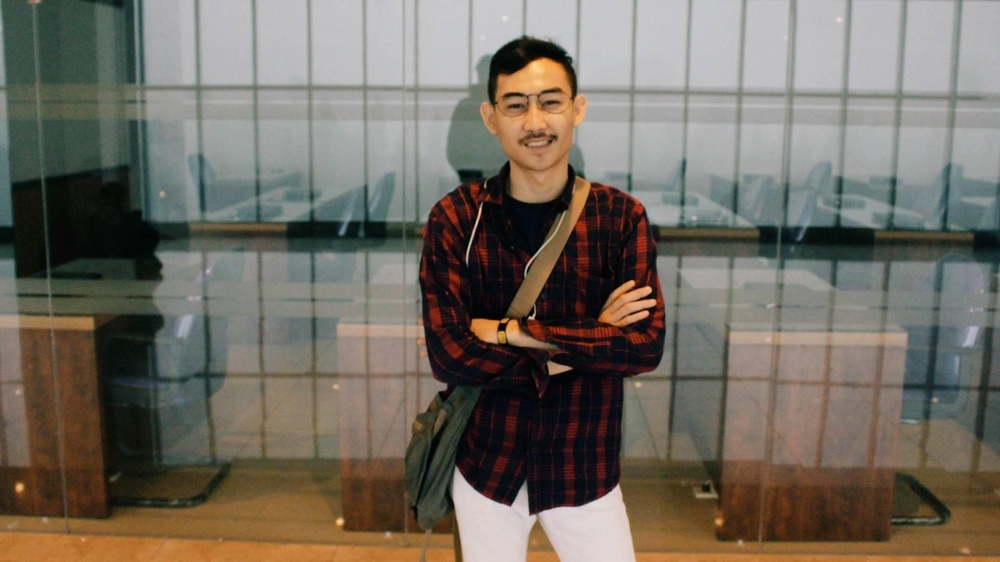
#> input picture kaizer1.jpg, 1000 x 562 px, shrunk from 2048 x 1150 before the run
$ python deteksi_tepi.py   (older library calls are emulated)
#> lines starting #> are read from the running program, lines starting #| are printed output that depends on the picture; after the words box and inside, x2 and y2 are one past the last pixel; in counts of white or black regions, pixels touching at a corner belong together
import cv2
import numpy as np

gambar = cv2.imread('kaizer1.jpg')
#> gambar is the input picture: shape (562, 1000, 3); mean B, G, R 97.5, 107.9, 114.6
np.array(gambar, dtype=np.uint8)
gray = cv2.cvtColor(gambar, cv2.COLOR_BGR2GRAY)
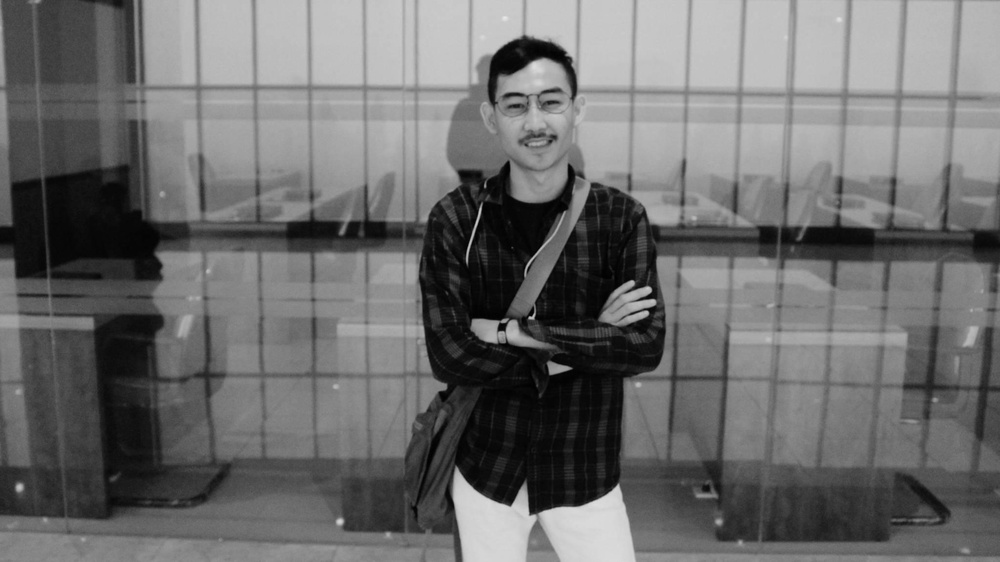
#> gray: shape (562, 1000); min 0, max 232, mean 108.7
gambar_gaussian = cv2.GaussianBlur(gray, (3, 3), 0)

# canny edge proses
gambar_canny = cv2.Canny(gambar, 100, 200)
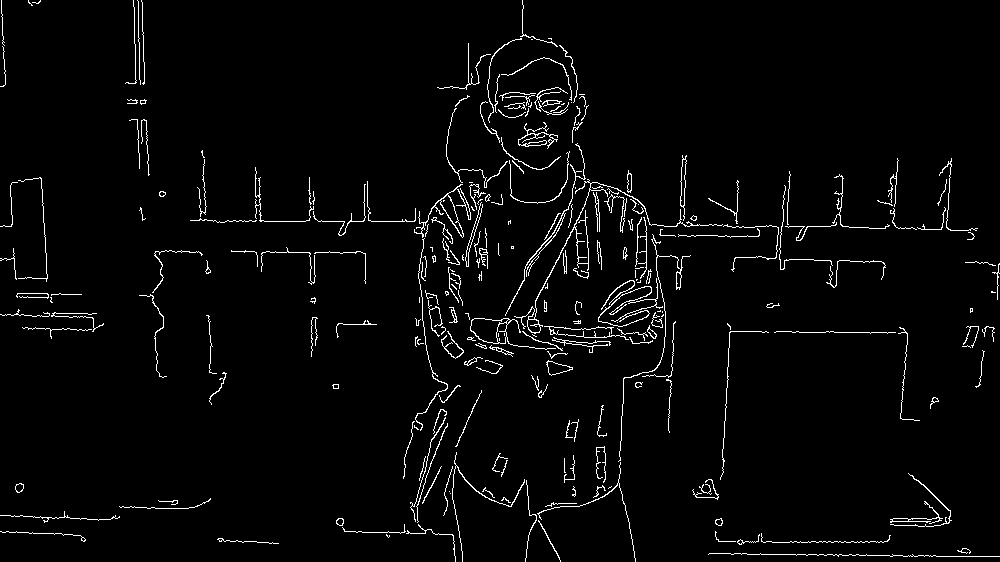
#> gambar_canny: shape (562, 1000); 2.9% white in thin lines or dots

# sobel proses
gambar_sobelx = cv2.Sobel(gambar_gaussian, cv2.CV_8U, 1, 0, ksize=5)
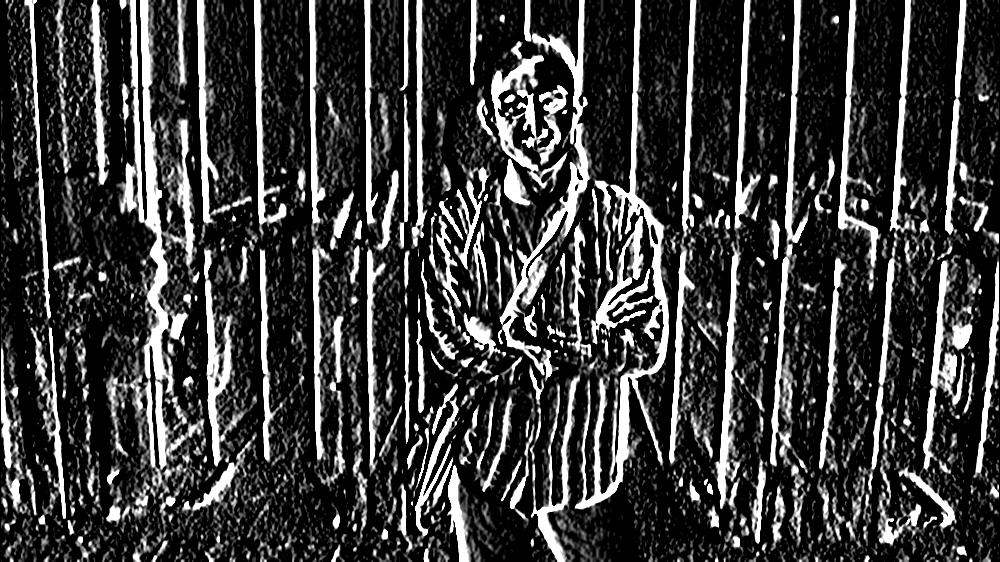
#> gambar_sobelx: shape (562, 1000); min 0, max 255, mean 59.7
gambar_sobely = cv2.Sobel(gambar_gaussian, cv2.CV_8U, 0, 1, ksize=5)
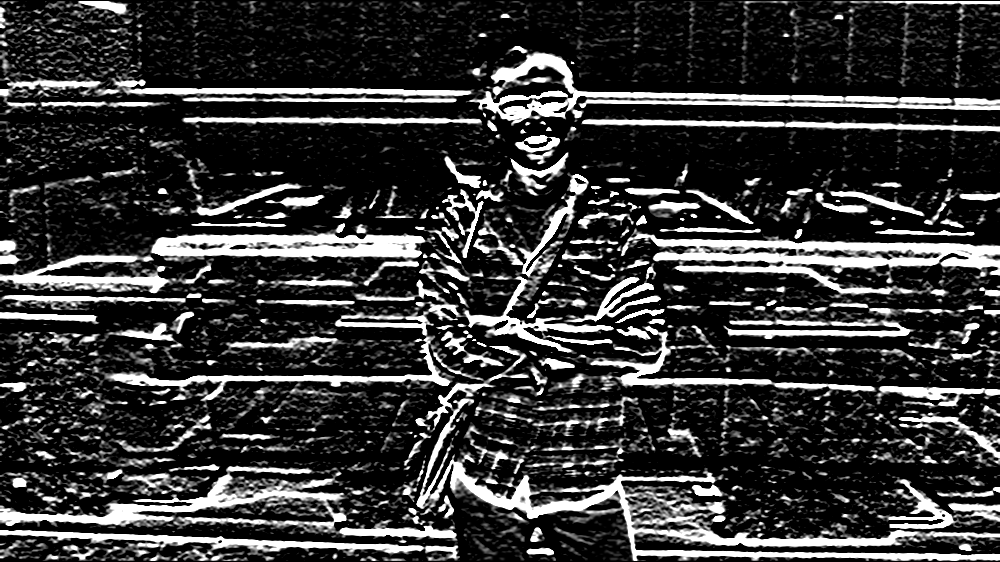
#> gambar_sobely: shape (562, 1000); min 0, max 255, mean 55.2
gambar_sobel = gambar_sobelx + gambar_sobely
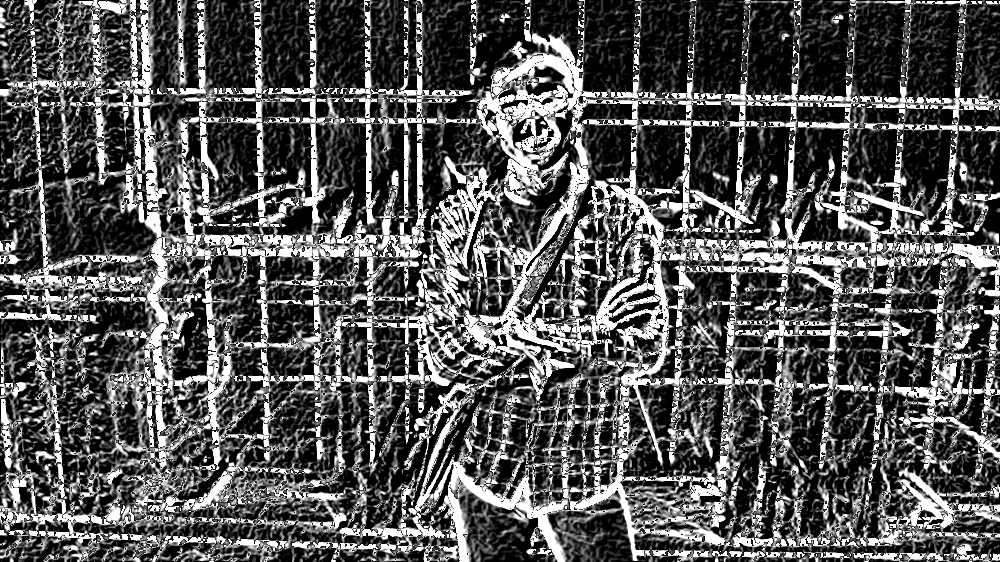
#> gambar_sobel: shape (562, 1000); min 0, max 255, mean 85.7


# prewitt proses
kernelx = np.array([[1, 1, 1], [0, 0, 0], [-1, -1, -1]])
kernely = np.array([[-1, 0, 1], [-1, 0, 1], [-1, 0, 1]])
gambar_prewittx = cv2.filter2D(gambar_gaussian, -1, kernelx)
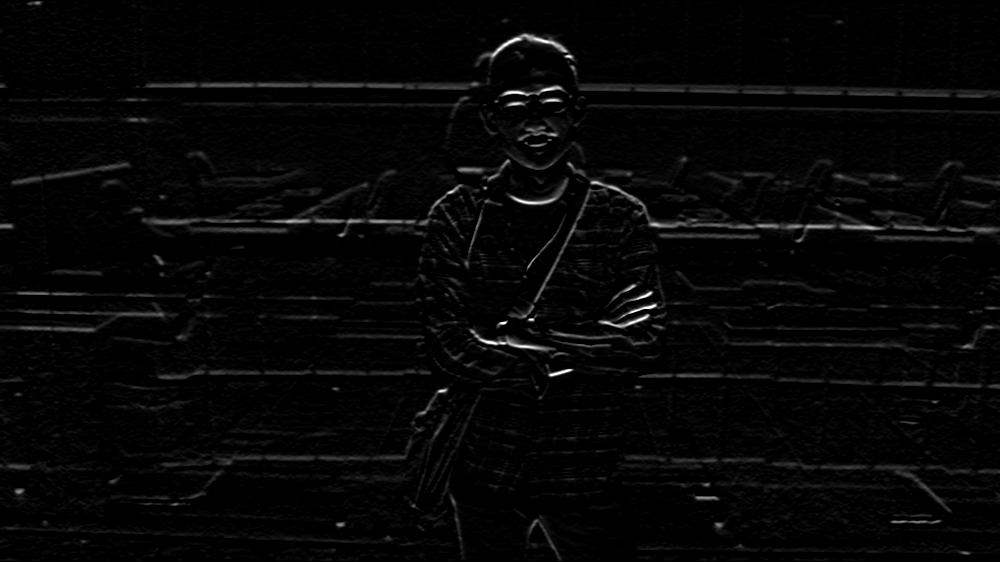
#> gambar_prewittx: shape (562, 1000); min 0, max 255, mean 6.2
gambar_prewitty = cv2.filter2D(gambar_gaussian, -1, kernely)


# tampilkan
cv2.imshow("Original Image", gambar)
cv2.imshow("Canny", gambar_canny)
cv2.imshow("Sobel X", gambar_sobelx)
cv2.imshow("Sobel Y", gambar_sobely)
cv2.imshow("Sobel", gambar_sobel)
cv2.imshow("Prewitt X", gambar_prewittx)
cv2.imshow("Prewitt Y", gambar_prewitty)
cv2.imshow("Prewitt", gambar_prewittx + gambar_prewitty)
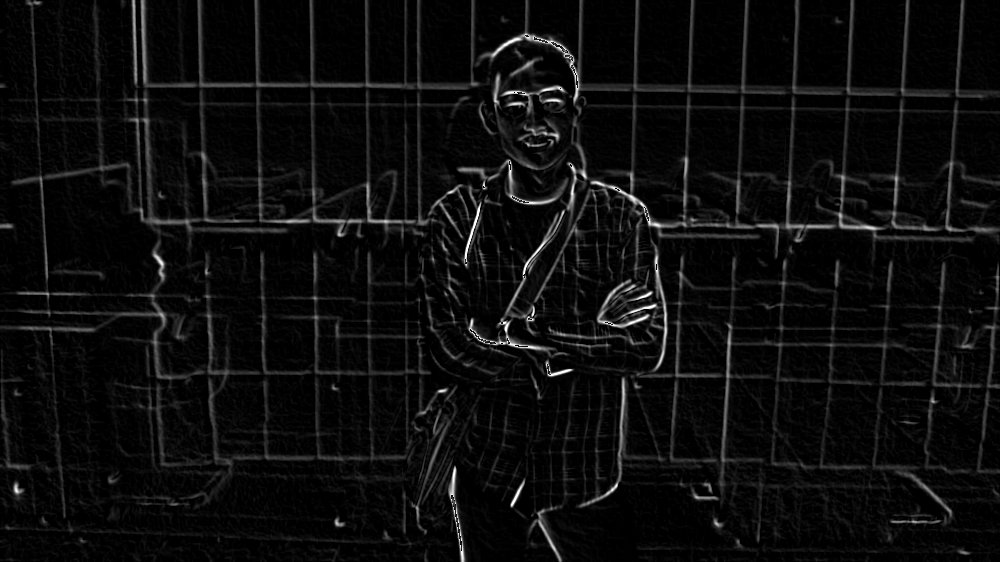
#> window 'Prewitt': shape (562, 1000); min 0, max 255, mean 12.7


cv2.waitKey(0)
cv2.destroyAllWindows()

$ run again, with kaizer.jpg copied over kaizer1.jpg
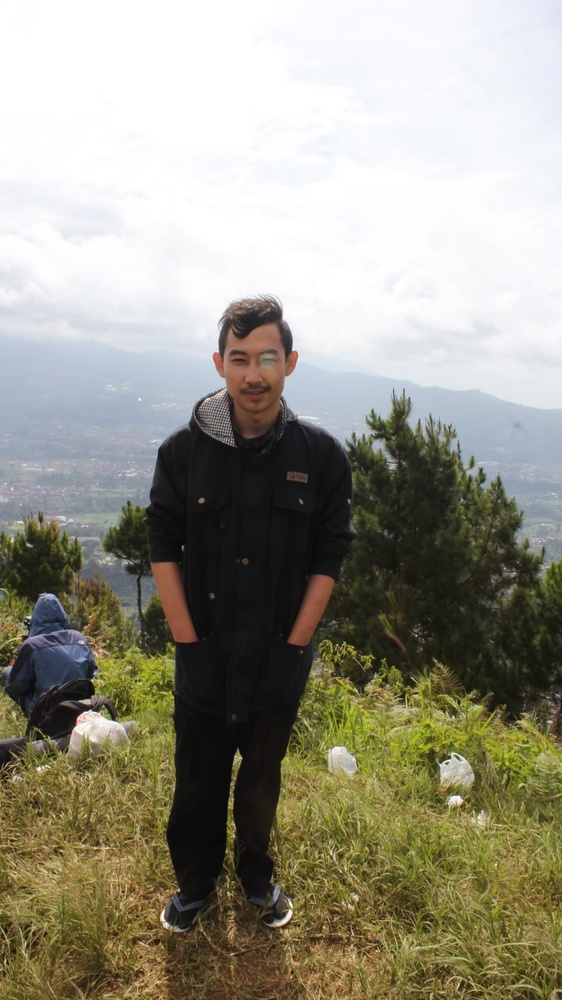
#> input picture kaizer.jpg, 562 x 1000 px, shrunk from 1150 x 2048 before the run
#> gambar is the input picture: shape (1000, 562, 3); mean B, G, R 133.7, 148.6, 151.3
#> `gambar_canny = cv2.Canny(gambar, 100, 200)`:
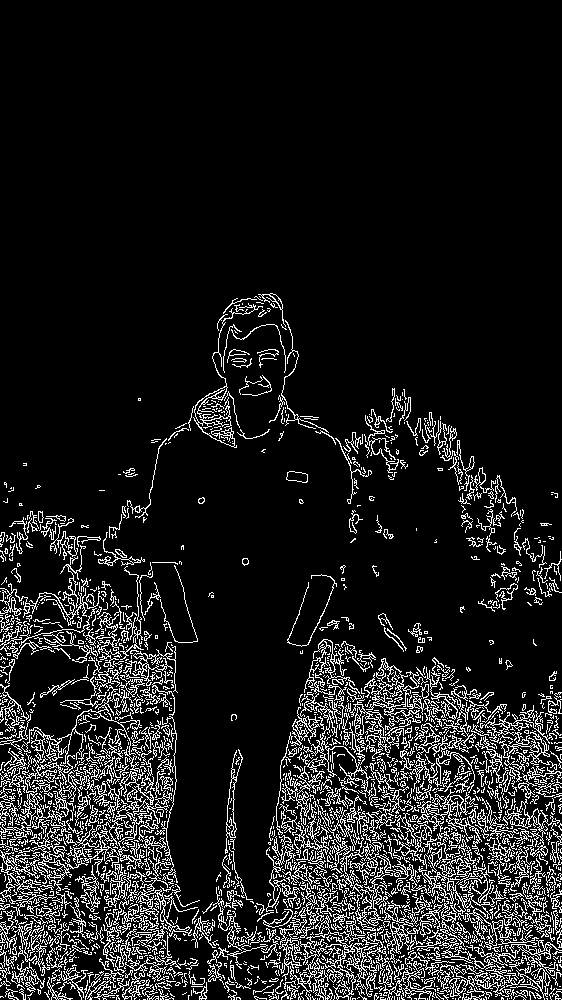
#> gambar_canny: shape (1000, 562); 11.2% white in thin lines or dots, all inside (x1, y1, x2, y2) = (0, 293, 562, 1000)
#> `cv2.imshow("Prewitt", gambar_prewittx + gambar_prewitty)`:
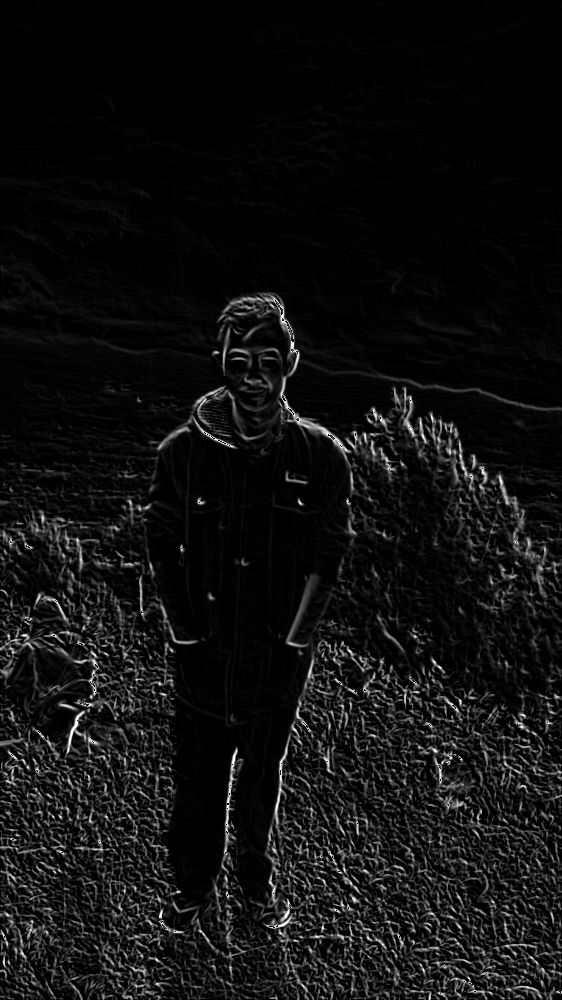
#> window 'Prewitt': shape (1000, 562); min 0, max 255, mean 16.3

$ run again, with testgambar.jpg copied over kaizer1.jpg
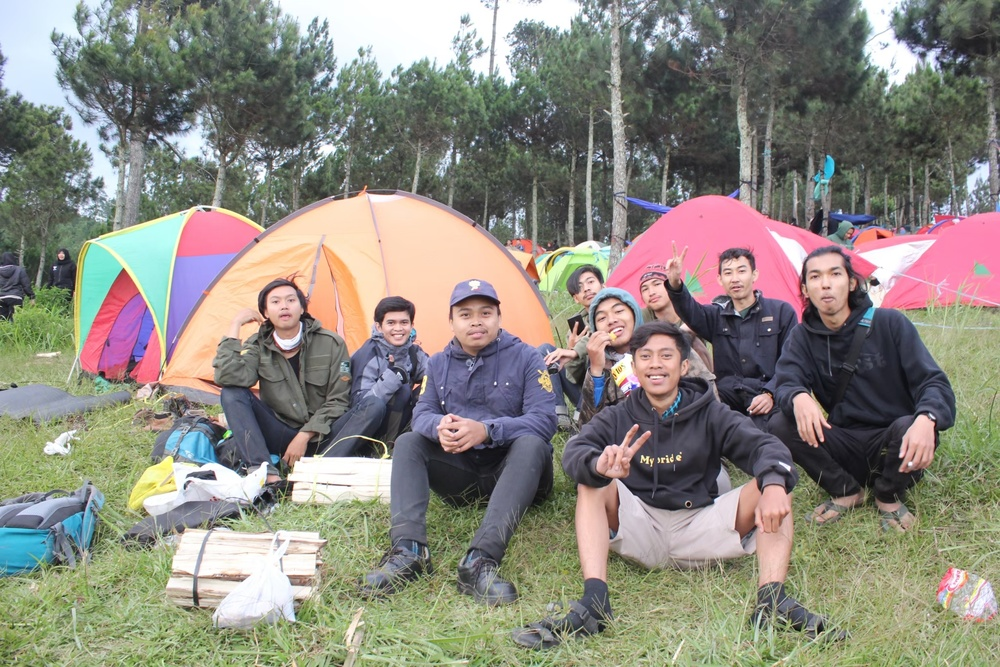
#> input picture testgambar.jpg, 1000 x 667 px, shrunk from 2048 x 1365 before the run
#> gambar is the input picture: shape (667, 1000, 3); mean B, G, R 127.7, 137, 140.3
#> `gambar_canny = cv2.Canny(gambar, 100, 200)`:
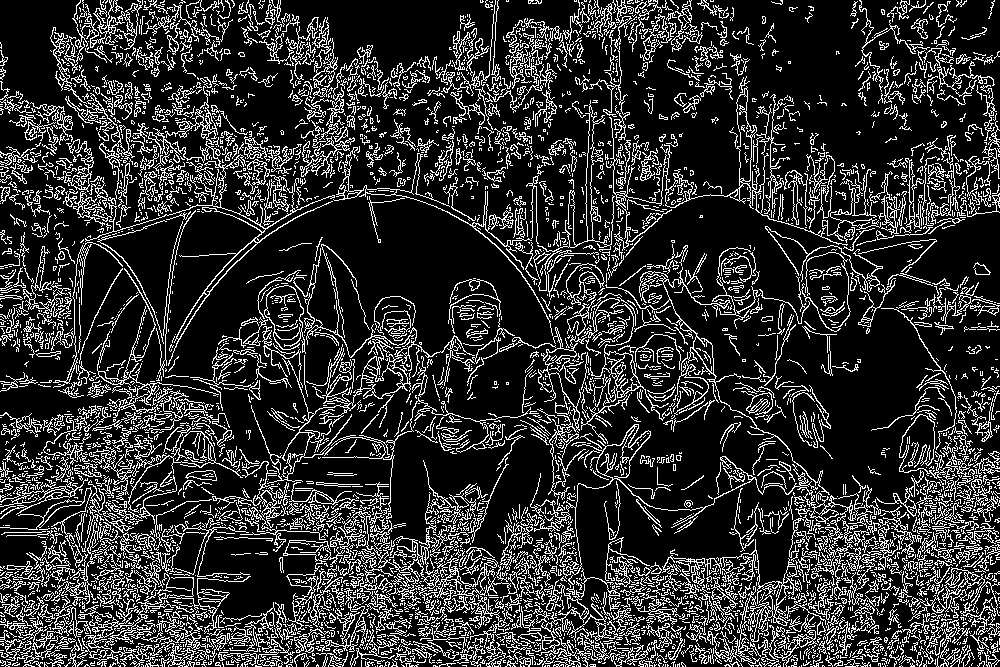
#> gambar_canny: shape (667, 1000); 19.1% white in thin lines or dots
#> `cv2.imshow("Prewitt", gambar_prewittx + gambar_prewitty)`:
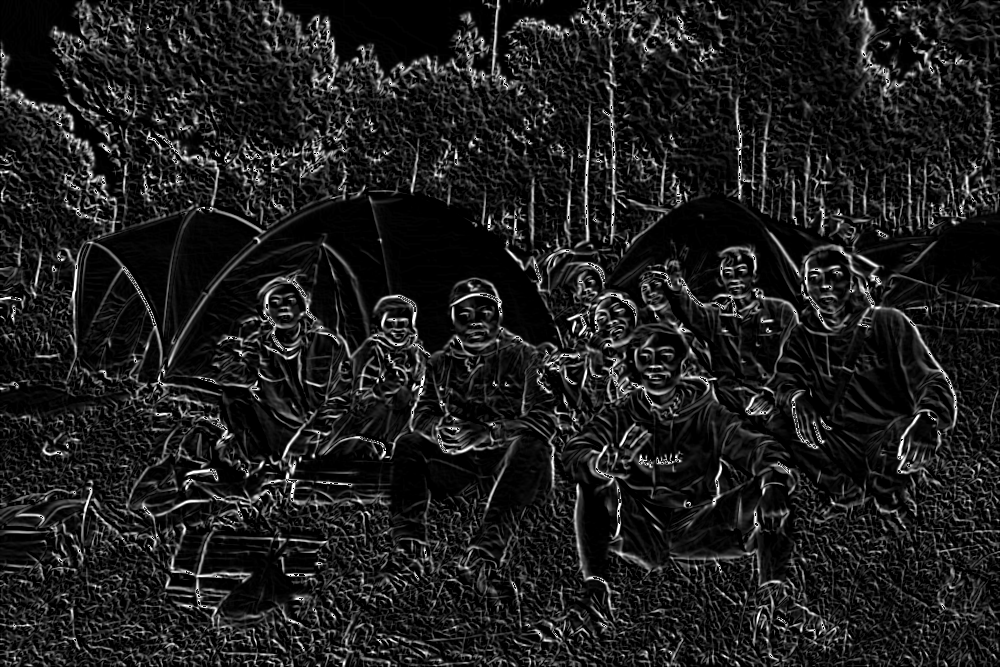
#> window 'Prewitt': shape (667, 1000); min 0, max 255, mean 30.2
